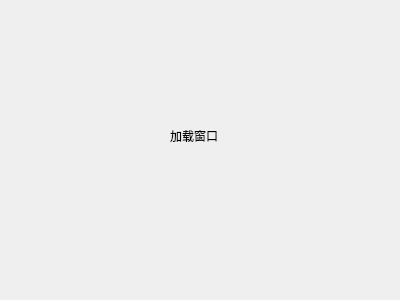
<?xml version="1.0" encoding="UTF-8"?>
<ui version="4.0">
 <class>Dialog</class>
 <widget class="QDialog" name="Dialog">
  <property name="geometry">
   <rect>
    <x>0</x>
    <y>0</y>
    <width>400</width>
    <height>300</height>
   </rect>
  </property>
  <property name="windowTitle">
   <string>Dialog</string>
  </property>
  <widget class="QLabel" name="label">
   <property name="geometry">
    <rect>
     <x>170</x>
     <y>100</y>
     <width>161</width>
     <height>71</height>
    </rect>
   </property>
   <property name="text">
    <string>加载窗口</string>
   </property>
  </widget>
 </widget>
 <resources/>
 <connections/>
</ui>
